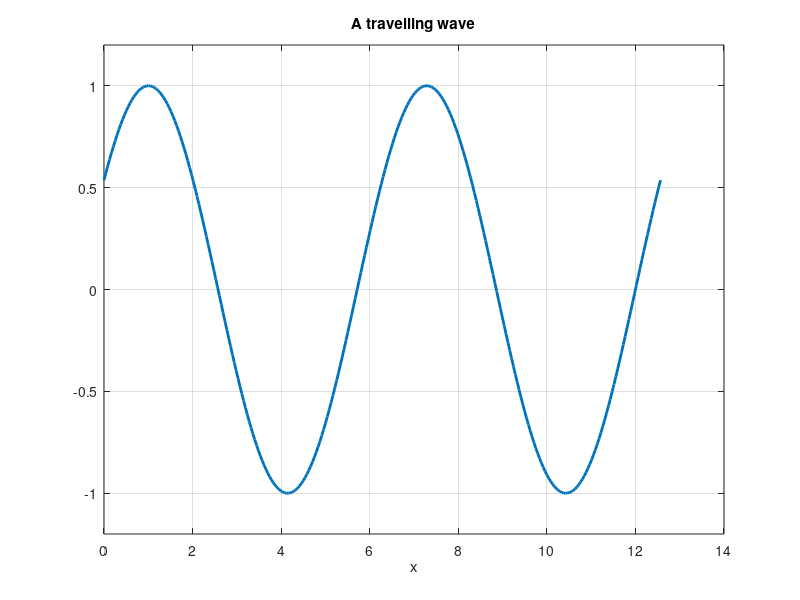

Here is the MATLAB script that generated this plot:
% Day 082 · Animation in MATLAB — A travelling wave by updating YData
% Run: open this file in MATLAB and press Run (or type example_1 in the Command Window)

x = linspace(0, 4*pi, 300);
h = plot(x, sin(x), 'LineWidth', 2);
ylim([-1.2 1.2]); grid on
xlabel('x'); title('A travelling wave')
for k = 1:60
    set(h, 'YData', sin(x - 0.2*k));
    drawnow
end
fprintf('Animated %d frames\n', k);
